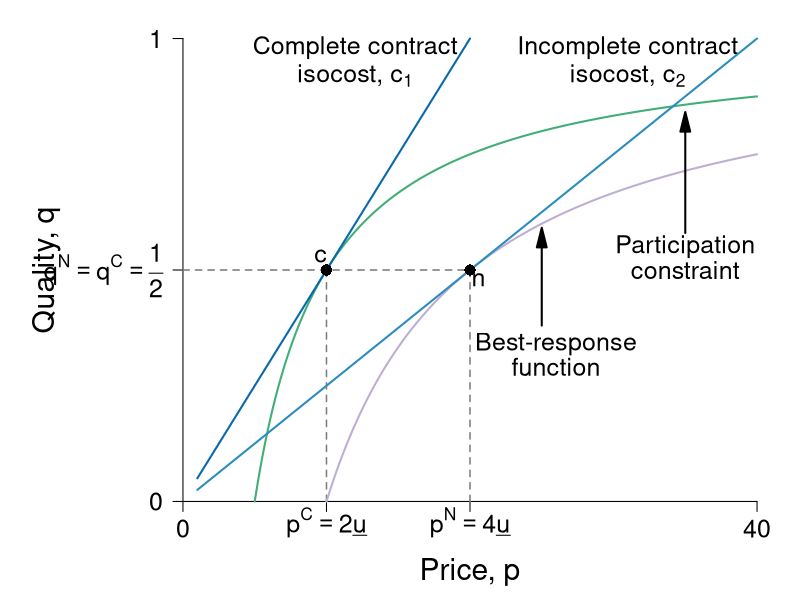

Source code (R):
require(ggplot2)
require(shape)
pdf(file = "information_power/information_icc_pc.pdf", width = 9, height = 7)

#Set parameters for graphics
axislabelsize <- 1.8
labelsize <- 1.5
namesize <- 1.8
annotatesize <- 1.5
graphlinewidth <- 2
segmentlinewidth <- 1.5

COL <- c("#7fc97f", "#beaed4", "#fdc086", "#ffff99", "#386cb0", "#f0027f", "#bf5b17", "#666666")
COLA <- c("#e0f3db", "#99d8c9","#66c2a4","#41ae76", "#238b45", "#005824")
COLB <- c("#c6dbef", "#4eb3d3", "#2b8cbe", "#0868ac","#084081")
COLC <- c("#fcfbfd", "#efedf5", "#dadaeb", "#bcbddc", "#9e9ac8", "#807dba", "#6a51a3", "#54278f", "#3f007d")
grays <- gray.colors(25, start = 1, end = 0)

isov <- function(p, delta = 5) {
  (p - delta)/p
}

brfFn <- function(p, delta = 5) {
  1 - (2 * delta) /p
}

solowCondition <- function(p, delta = 5){
  (p*(1/(8*delta)))
}

par(mar =  c(4, 8, 1, 1))
xlims <- c(0, 40)
ylims <- c(0, 1)


plot(0, 0, xlim = xlims, ylim = ylims, type = "n",
     xlab = expression(paste("")),
     ylab = expression(paste("")),
     xaxt = "n", yaxt = "n", cex.lab = axislabelsize, bty = "n")

mtext(expression(paste("Price, ", p)), side = 1, line = 2.5, cex = axislabelsize)
text(-9.5, 0.5*ylims[2], expression(paste("Quality, ", q)), xpd = TRUE, cex = axislabelsize, srt = 90) 


npts <- 500 
npts2 <- 501
#Specify the sequences of points for graphing. 
xx1 <- seq(10, xlims[2], length.out = npts)
xx2 <- seq(1, xlims[2], length.out = npts)
xx0 <- seq(5, xlims[2], length.out = npts)

#Customize ticks and labels for the plot
ticksy <- c(0, 0.5, 1)
ylabels <- c(0, expression(paste(q^N == q^C, phantom() == frac(1,2))), 1)
ticksx <- c(0, 10, 20, 40)
xlabels <- c(0, expression(paste(p^C == 2*underline("u"))), expression(p^N == paste(4*underline("u"))), 40)
axis(1, at = ticksx, pos = 0, labels = xlabels, cex.axis = labelsize)
axis(2, at = ticksy, pos = 0, labels = ylabels, las = 1, cex.axis = labelsize)

#Annotation of the three graphs and the NE
text(31, 0.98, expression(paste("Incomplete contract")), cex = annotatesize)
text(31, 0.92, expression(paste("isocost, ", c[2])), cex = annotatesize)
#text(31, 0.85, expression(paste(q == frac(p, 8*underline("u")))), cex = annotatesize)
text(26, 0.34, expression(paste("Best-response")), cex = annotatesize)
text(26, 0.29, expression(paste("function")), cex = annotatesize)
#text(25, 0.21, expression(paste(q == 1 - frac(2*underline("u"), p))), cex = annotatesize)
Arrows(25, 0.38, 25, 0.57, col = "black", lty = 1, lwd = 2, arr.type = "triangle")


# text(16, 0.57, expression(paste("Nash")), cex = annotatesize)
# text(16, 0.52, expression(paste("equilibrium")), cex = annotatesize)
text(20.6, 0.48, expression(paste("n")), cex = annotatesize)


text(12, 0.98, expression(paste("Complete contract")), cex = annotatesize)
text(12, 0.92, expression(paste("isocost, ", c[1])), cex = annotatesize)
#text(12, 0.85, expression(paste(q == frac(p, 4*underline("u")))), cex = annotatesize)
text(35, 0.55, expression(paste("Participation")), cex = annotatesize)
text(35, 0.5, expression(paste("constraint")), cex = annotatesize)
#text(35, 0.42, expression(paste(q == 1 - frac(underline("u"), p))), cex = annotatesize)


#Lines for the coordinates of the Nash equilbrium
segments(20, 0, 20, 0.5, lty = 2, col = grays[20], lwd = segmentlinewidth)
segments(0, 0.5, 20, 0.5, lty = 2, col = grays[20], lwd = segmentlinewidth)
segments(10, 0, 10, 0.5, lty = 2, col = grays[20], lwd = segmentlinewidth)

#Draw the lines for the graphs
lines(xx0, isov(xx0, delta = 5), col = COLA[4], lwd = graphlinewidth)
lines(xx1, brfFn(xx1), col = COL[2], lwd = graphlinewidth)
lines(xx2, solowCondition(xx2, delta = 5), col = COLB[3], lwd = graphlinewidth)

#Add a point for the NE
points(20, 0.5, pch = 16, col = "black", cex = 1.5)

#Add a ray and a point for c  
segments(1, 0.05, 20, 1, lty = 1, lwd = graphlinewidth, col = COLB[4])
points(10, 0.5, pch = 16, col = "black", cex = 1.5)
text(9.6, 0.53, expression(paste("c")), cex = annotatesize)

Arrows(35, 0.58, 35, 0.82, col = "black", lty = 1, lwd = 2, arr.type = "triangle")


#text(18, 0.98, expression(paste(c[1])), cex = annotatesize)
#text(37, 0.98, expression(paste(c[2])), cex = annotatesize)
#text(39, 0.525, expression(paste(c[3])), cex = annotatesize)


dev.off()
